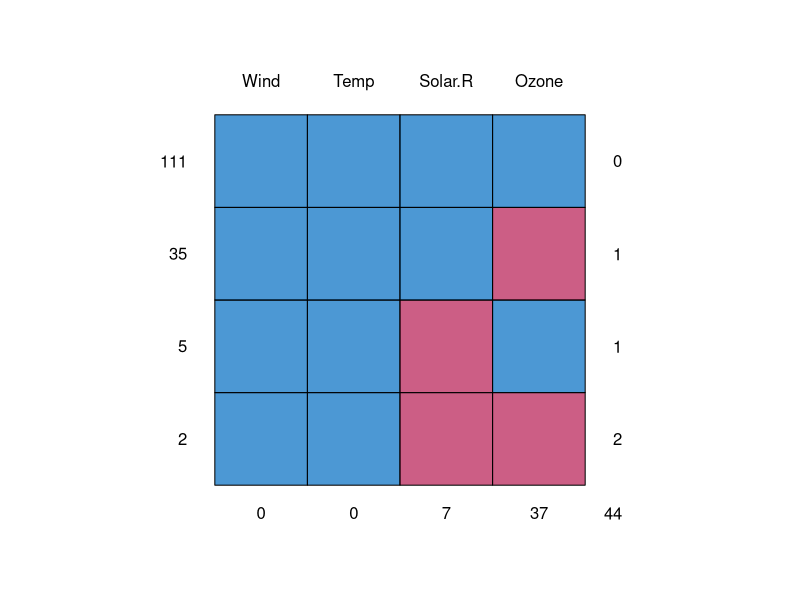
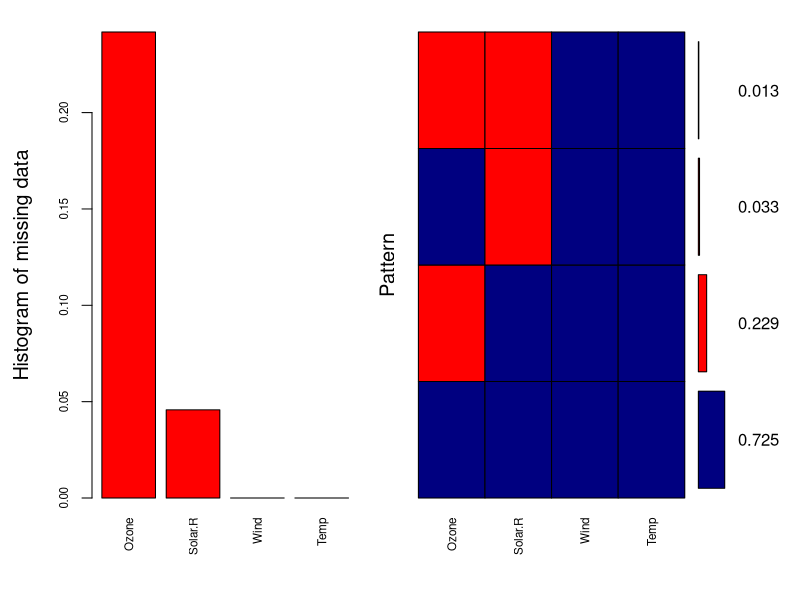
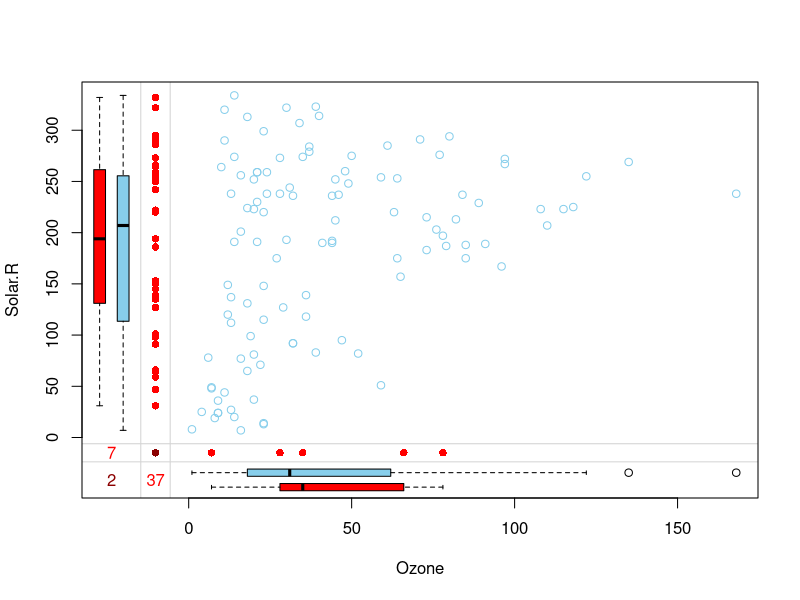
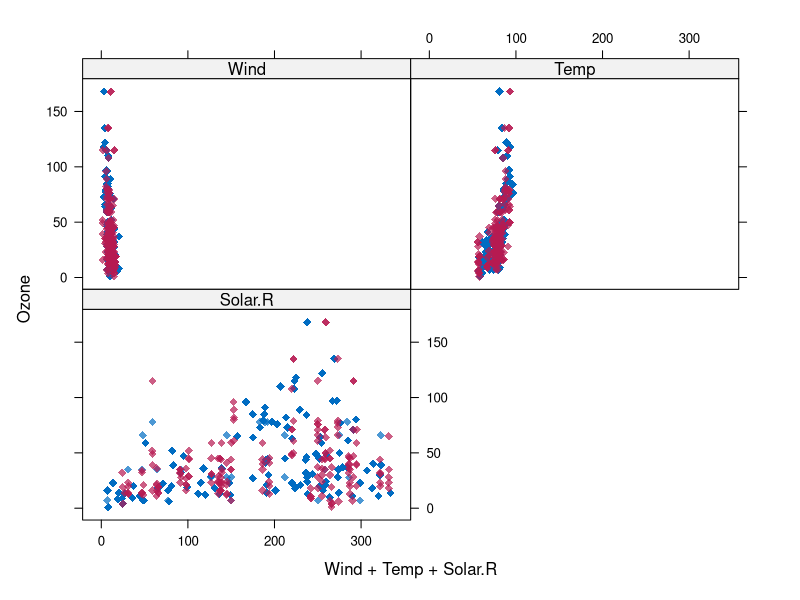
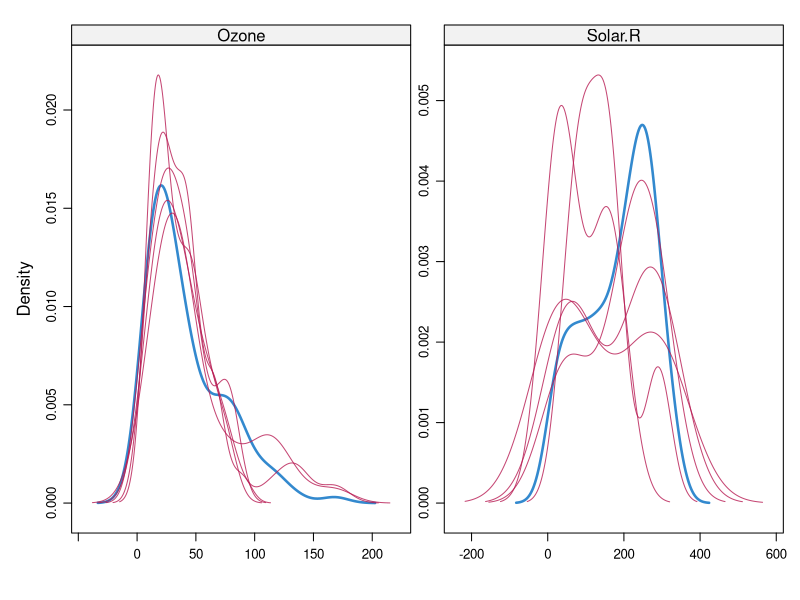
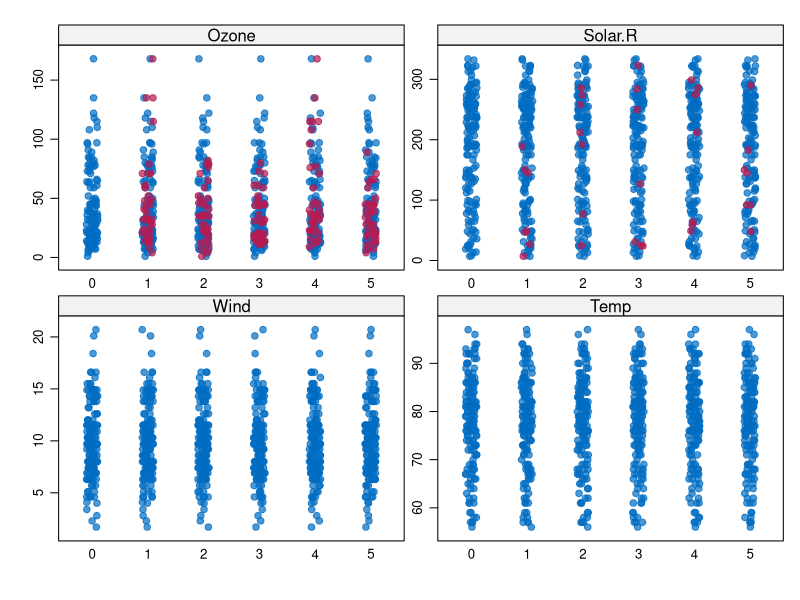

Recreate these plots in R, in order.
# Using airquality dataset
data <- airquality
data[4:10,3] <- rep(NA,7)
data[1:5,4] <- NA

# Removing categorical variables
data <- airquality[-c(5,6)]
summary(data)

#-------------------------------------------------------------------------------
# Look for missing > 5% variables
pMiss <- function(x){sum(is.na(x))/length(x)*100}

# Check each column
apply(data,2,pMiss)

# Check each row
apply(data,1,pMiss)

#-------------------------------------------------------------------------------
# Missing data pattern
library(mice)

# Missing data pattern
md.pattern(data)

library(VIM)
# Plot of missing data pattern
aggr_plot <- aggr(data, col=c('navyblue','red'), numbers=TRUE, sortVars=TRUE, labels=names(data), cex.axis=.7, gap=3, ylab=c("Histogram of missing data","Pattern"))

# Box plot
marginplot(data[c(1,2)])

#-------------------------------------------------------------------------------
# Impute missing data using mice

tempData <- mice(data,m=5,maxit=50,meth='pmm',seed=500)
summary(tempData)

# Get imputed data (for the Ozone variable)
tempData$imp$Ozone

# Possible imputation models provided by mice() are
methods(mice)

# What imputation method did we use?
tempData$meth

# Get completed datasets (observed and imputed)
completedData <- complete(tempData,1)
summary(completedData)

#-------------------------------------------------------------------------------
# Plots
library(lattice)
# Scatterplot Ozone vs all
xyplot(tempData,Ozone ~ Wind+Temp+Solar.R,pch=18,cex=1)

# Density plot original vs imputed dataset
densityplot(tempData)

# Another take on the density: stripplot()
stripplot(tempData, pch = 20, cex = 1.2)

#-------------------------------------------------------------------------------
# Pooling the results and fitting a linear model

modelFit1 <- with(tempData,lm(Temp~ Ozone+Solar.R+Wind))
pool(modelFit1)
summary(pool(modelFit1))

# Using more imputed datasets
tempData2 <- mice(data,m=50,seed=245435)
modelFit2 <- with(tempData2,lm(Temp~ Ozone+Solar.R+Wind))
summary(pool(modelFit2))
